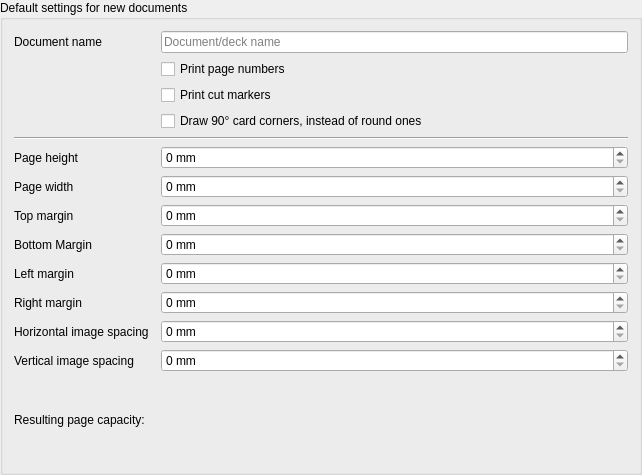
<?xml version="1.0" encoding="UTF-8"?>
<ui version="4.0">
 <class>PageConfigWidget</class>
 <widget class="QGroupBox" name="PageConfigWidget">
  <property name="geometry">
   <rect>
    <x>0</x>
    <y>0</y>
    <width>642</width>
    <height>475</height>
   </rect>
  </property>
  <property name="title">
   <string>Default settings for new documents</string>
  </property>
  <layout class="QGridLayout" name="gridLayout">
   <item row="17" column="3">
    <widget class="QSpinBox" name="page_height">
     <property name="sizePolicy">
      <sizepolicy hsizetype="Expanding" vsizetype="Fixed">
       <horstretch>0</horstretch>
       <verstretch>0</verstretch>
      </sizepolicy>
     </property>
     <property name="toolTip">
      <string>Default paper height in millimeters</string>
     </property>
     <property name="suffix">
      <string> mm</string>
     </property>
     <property name="maximum">
      <number>10000</number>
     </property>
    </widget>
   </item>
   <item row="1" column="3">
    <widget class="QCheckBox" name="draw_page_numbers">
     <property name="toolTip">
      <string>If enabled, the page number is printed on each page. Makes it easier to notice missing pages in a stack.</string>
     </property>
     <property name="text">
      <string>Print page numbers</string>
     </property>
    </widget>
   </item>
   <item row="27" column="1">
    <widget class="QLabel" name="page_capacity_label">
     <property name="text">
      <string>Resulting page capacity:</string>
     </property>
    </widget>
   </item>
   <item row="2" column="3">
    <widget class="QCheckBox" name="draw_cut_markers">
     <property name="toolTip">
      <string>Enable printing additional lines to aid cutting the printed sheets.</string>
     </property>
     <property name="text">
      <string>Print cut markers</string>
     </property>
    </widget>
   </item>
   <item row="20" column="3">
    <widget class="QSpinBox" name="margin_top">
     <property name="sizePolicy">
      <sizepolicy hsizetype="Expanding" vsizetype="Fixed">
       <horstretch>0</horstretch>
       <verstretch>0</verstretch>
      </sizepolicy>
     </property>
     <property name="toolTip">
      <string>&lt;html&gt;&lt;head/&gt;&lt;body&gt;&lt;p&gt;Minimum margin between the top paper border and the page content.&lt;/p&gt;&lt;p&gt;Most printers have a minimum printing margin of 3 to 5 mm.&lt;/p&gt;&lt;/body&gt;&lt;/html&gt;</string>
     </property>
     <property name="suffix">
      <string> mm</string>
     </property>
     <property name="maximum">
      <number>10000</number>
     </property>
    </widget>
   </item>
   <item row="24" column="1">
    <widget class="QLabel" name="margin_right_label">
     <property name="text">
      <string>Right margin</string>
     </property>
     <property name="buddy">
      <cstring>margin_right</cstring>
     </property>
    </widget>
   </item>
   <item row="25" column="3">
    <widget class="QSpinBox" name="image_spacing_horizontal">
     <property name="sizePolicy">
      <sizepolicy hsizetype="Expanding" vsizetype="Fixed">
       <horstretch>0</horstretch>
       <verstretch>0</verstretch>
      </sizepolicy>
     </property>
     <property name="toolTip">
      <string>&lt;html&gt;&lt;head/&gt;&lt;body&gt;&lt;p&gt;Space left and right of images. Images are this many millimeters apart.&lt;/p&gt;&lt;p&gt;If set to zero, you only need one cut to separate two images, otherwise you need two cuts but require less precision hitting the exact middle.&lt;/p&gt;&lt;/body&gt;&lt;/html&gt;</string>
     </property>
     <property name="suffix">
      <string> mm</string>
     </property>
     <property name="maximum">
      <number>10000</number>
     </property>
    </widget>
   </item>
   <item row="20" column="1">
    <widget class="QLabel" name="margin_top_label">
     <property name="text">
      <string>Top margin</string>
     </property>
     <property name="buddy">
      <cstring>margin_top</cstring>
     </property>
    </widget>
   </item>
   <item row="21" column="1">
    <widget class="QLabel" name="margin_bottom_label">
     <property name="text">
      <string>Bottom Margin</string>
     </property>
     <property name="buddy">
      <cstring>margin_bottom</cstring>
     </property>
    </widget>
   </item>
   <item row="19" column="1">
    <widget class="QLabel" name="page_width_label">
     <property name="text">
      <string>Page width</string>
     </property>
     <property name="buddy">
      <cstring>page_width</cstring>
     </property>
    </widget>
   </item>
   <item row="23" column="1">
    <widget class="QLabel" name="margin_left_label">
     <property name="text">
      <string>Left margin</string>
     </property>
     <property name="buddy">
      <cstring>margin_left</cstring>
     </property>
    </widget>
   </item>
   <item row="25" column="1">
    <widget class="QLabel" name="image_spacing_horizontal_label">
     <property name="text">
      <string>Horizontal image spacing</string>
     </property>
     <property name="buddy">
      <cstring>image_spacing_horizontal</cstring>
     </property>
    </widget>
   </item>
   <item row="26" column="1">
    <widget class="QLabel" name="image_spacing_vertical_label">
     <property name="text">
      <string>Vertical image spacing</string>
     </property>
     <property name="buddy">
      <cstring>image_spacing_vertical</cstring>
     </property>
    </widget>
   </item>
   <item row="24" column="3">
    <widget class="QSpinBox" name="margin_right">
     <property name="sizePolicy">
      <sizepolicy hsizetype="Expanding" vsizetype="Fixed">
       <horstretch>0</horstretch>
       <verstretch>0</verstretch>
      </sizepolicy>
     </property>
     <property name="toolTip">
      <string>&lt;html&gt;&lt;head/&gt;&lt;body&gt;&lt;p&gt;Minimum margin between the right paper border and the page content.&lt;/p&gt;&lt;p&gt;Most printers have a minimum printing margin of 3 to 5 mm.&lt;/p&gt;&lt;/body&gt;&lt;/html&gt;</string>
     </property>
     <property name="suffix">
      <string> mm</string>
     </property>
     <property name="maximum">
      <number>10000</number>
     </property>
    </widget>
   </item>
   <item row="21" column="3">
    <widget class="QSpinBox" name="margin_bottom">
     <property name="sizePolicy">
      <sizepolicy hsizetype="Expanding" vsizetype="Fixed">
       <horstretch>0</horstretch>
       <verstretch>0</verstretch>
      </sizepolicy>
     </property>
     <property name="toolTip">
      <string>&lt;html&gt;&lt;head/&gt;&lt;body&gt;&lt;p&gt;Minimum margin between the bottom paper border and the page content.&lt;/p&gt;&lt;p&gt;Most printers have a minimum printing margin of 3 to 5 mm.&lt;/p&gt;&lt;/body&gt;&lt;/html&gt;</string>
     </property>
     <property name="suffix">
      <string> mm</string>
     </property>
     <property name="maximum">
      <number>10000</number>
     </property>
    </widget>
   </item>
   <item row="26" column="3">
    <widget class="QSpinBox" name="image_spacing_vertical">
     <property name="sizePolicy">
      <sizepolicy hsizetype="Expanding" vsizetype="Fixed">
       <horstretch>0</horstretch>
       <verstretch>0</verstretch>
      </sizepolicy>
     </property>
     <property name="toolTip">
      <string>&lt;html&gt;&lt;head/&gt;&lt;body&gt;&lt;p&gt;Space above and below images. Images are this many millimeters apart.&lt;/p&gt;&lt;p&gt;If set to zero, you only need one cut to separate two images, otherwise you need two cuts but require less precision hitting the exact middle.&lt;/p&gt;&lt;/body&gt;&lt;/html&gt;</string>
     </property>
     <property name="suffix">
      <string> mm</string>
     </property>
     <property name="maximum">
      <number>10000</number>
     </property>
    </widget>
   </item>
   <item row="15" column="1" colspan="3">
    <widget class="Line" name="line">
     <property name="orientation">
      <enum>Qt::Horizontal</enum>
     </property>
    </widget>
   </item>
   <item row="27" column="3">
    <widget class="QLabel" name="page_capacity">
     <property name="toolTip">
      <string>Number of regular-size cards fitting on each page,
based on the page size and spacings configured</string>
     </property>
     <property name="text">
      <string/>
     </property>
    </widget>
   </item>
   <item row="23" column="3">
    <widget class="QSpinBox" name="margin_left">
     <property name="sizePolicy">
      <sizepolicy hsizetype="Expanding" vsizetype="Fixed">
       <horstretch>0</horstretch>
       <verstretch>0</verstretch>
      </sizepolicy>
     </property>
     <property name="toolTip">
      <string>&lt;html&gt;&lt;head/&gt;&lt;body&gt;&lt;p&gt;Minimum margin between the left paper border and the page content.&lt;/p&gt;&lt;p&gt;Most printers have a minimum printing margin of 3 to 5 mm.&lt;/p&gt;&lt;/body&gt;&lt;/html&gt;</string>
     </property>
     <property name="suffix">
      <string> mm</string>
     </property>
     <property name="maximum">
      <number>10000</number>
     </property>
    </widget>
   </item>
   <item row="17" column="1">
    <widget class="QLabel" name="page_height_label">
     <property name="text">
      <string>Page height</string>
     </property>
     <property name="buddy">
      <cstring>page_height</cstring>
     </property>
    </widget>
   </item>
   <item row="3" column="3">
    <widget class="QCheckBox" name="draw_sharp_corners">
     <property name="text">
      <string>Draw 90° card corners, instead of round ones</string>
     </property>
    </widget>
   </item>
   <item row="19" column="3">
    <widget class="QSpinBox" name="page_width">
     <property name="sizePolicy">
      <sizepolicy hsizetype="Expanding" vsizetype="Fixed">
       <horstretch>0</horstretch>
       <verstretch>0</verstretch>
      </sizepolicy>
     </property>
     <property name="toolTip">
      <string>Default paper width in millimeters</string>
     </property>
     <property name="suffix">
      <string> mm</string>
     </property>
     <property name="maximum">
      <number>10000</number>
     </property>
    </widget>
   </item>
   <item row="0" column="3">
    <widget class="QLineEdit" name="document_name">
     <property name="toolTip">
      <string>The document name is printed on each page and can help you keeping track
of different printed sheets and to which deck they belong.

Leave empty to disable.</string>
     </property>
     <property name="maxLength">
      <number>200</number>
     </property>
     <property name="placeholderText">
      <string>Document/deck name</string>
     </property>
     <property name="clearButtonEnabled">
      <bool>true</bool>
     </property>
    </widget>
   </item>
   <item row="0" column="1">
    <widget class="QLabel" name="document_name_label">
     <property name="text">
      <string>Document name</string>
     </property>
     <property name="buddy">
      <cstring>document_name</cstring>
     </property>
    </widget>
   </item>
  </layout>
 </widget>
 <tabstops>
  <tabstop>document_name</tabstop>
  <tabstop>draw_page_numbers</tabstop>
  <tabstop>draw_cut_markers</tabstop>
  <tabstop>draw_sharp_corners</tabstop>
  <tabstop>page_height</tabstop>
  <tabstop>page_width</tabstop>
  <tabstop>margin_top</tabstop>
  <tabstop>margin_bottom</tabstop>
  <tabstop>margin_left</tabstop>
  <tabstop>margin_right</tabstop>
  <tabstop>image_spacing_horizontal</tabstop>
  <tabstop>image_spacing_vertical</tabstop>
 </tabstops>
 <resources/>
 <connections>
  <connection>
   <sender>page_height</sender>
   <signal>valueChanged(int)</signal>
   <receiver>PageConfigWidget</receiver>
   <slot>validate_paper_size_settings()</slot>
   <hints>
    <hint type="sourcelabel">
     <x>200</x>
     <y>89</y>
    </hint>
    <hint type="destinationlabel">
     <x>20</x>
     <y>20</y>
    </hint>
   </hints>
  </connection>
  <connection>
   <sender>page_height</sender>
   <signal>valueChanged(int)</signal>
   <receiver>PageConfigWidget</receiver>
   <slot>page_layout_setting_changed()</slot>
   <hints>
    <hint type="sourcelabel">
     <x>200</x>
     <y>89</y>
    </hint>
    <hint type="destinationlabel">
     <x>20</x>
     <y>20</y>
    </hint>
   </hints>
  </connection>
  <connection>
   <sender>page_width</sender>
   <signal>valueChanged(int)</signal>
   <receiver>PageConfigWidget</receiver>
   <slot>validate_paper_size_settings()</slot>
   <hints>
    <hint type="sourcelabel">
     <x>200</x>
     <y>126</y>
    </hint>
    <hint type="destinationlabel">
     <x>20</x>
     <y>20</y>
    </hint>
   </hints>
  </connection>
  <connection>
   <sender>page_width</sender>
   <signal>valueChanged(int)</signal>
   <receiver>PageConfigWidget</receiver>
   <slot>page_layout_setting_changed()</slot>
   <hints>
    <hint type="sourcelabel">
     <x>200</x>
     <y>126</y>
    </hint>
    <hint type="destinationlabel">
     <x>20</x>
     <y>20</y>
    </hint>
   </hints>
  </connection>
  <connection>
   <sender>margin_top</sender>
   <signal>valueChanged(int)</signal>
   <receiver>PageConfigWidget</receiver>
   <slot>validate_paper_size_settings()</slot>
   <hints>
    <hint type="sourcelabel">
     <x>200</x>
     <y>163</y>
    </hint>
    <hint type="destinationlabel">
     <x>20</x>
     <y>20</y>
    </hint>
   </hints>
  </connection>
  <connection>
   <sender>margin_top</sender>
   <signal>valueChanged(int)</signal>
   <receiver>PageConfigWidget</receiver>
   <slot>page_layout_setting_changed()</slot>
   <hints>
    <hint type="sourcelabel">
     <x>200</x>
     <y>163</y>
    </hint>
    <hint type="destinationlabel">
     <x>20</x>
     <y>20</y>
    </hint>
   </hints>
  </connection>
  <connection>
   <sender>margin_bottom</sender>
   <signal>valueChanged(int)</signal>
   <receiver>PageConfigWidget</receiver>
   <slot>validate_paper_size_settings()</slot>
   <hints>
    <hint type="sourcelabel">
     <x>200</x>
     <y>200</y>
    </hint>
    <hint type="destinationlabel">
     <x>20</x>
     <y>20</y>
    </hint>
   </hints>
  </connection>
  <connection>
   <sender>margin_bottom</sender>
   <signal>valueChanged(int)</signal>
   <receiver>PageConfigWidget</receiver>
   <slot>page_layout_setting_changed()</slot>
   <hints>
    <hint type="sourcelabel">
     <x>200</x>
     <y>200</y>
    </hint>
    <hint type="destinationlabel">
     <x>20</x>
     <y>20</y>
    </hint>
   </hints>
  </connection>
  <connection>
   <sender>margin_left</sender>
   <signal>valueChanged(int)</signal>
   <receiver>PageConfigWidget</receiver>
   <slot>validate_paper_size_settings()</slot>
   <hints>
    <hint type="sourcelabel">
     <x>200</x>
     <y>237</y>
    </hint>
    <hint type="destinationlabel">
     <x>20</x>
     <y>20</y>
    </hint>
   </hints>
  </connection>
  <connection>
   <sender>margin_left</sender>
   <signal>valueChanged(int)</signal>
   <receiver>PageConfigWidget</receiver>
   <slot>page_layout_setting_changed()</slot>
   <hints>
    <hint type="sourcelabel">
     <x>200</x>
     <y>237</y>
    </hint>
    <hint type="destinationlabel">
     <x>20</x>
     <y>20</y>
    </hint>
   </hints>
  </connection>
  <connection>
   <sender>margin_right</sender>
   <signal>valueChanged(int)</signal>
   <receiver>PageConfigWidget</receiver>
   <slot>validate_paper_size_settings()</slot>
   <hints>
    <hint type="sourcelabel">
     <x>200</x>
     <y>274</y>
    </hint>
    <hint type="destinationlabel">
     <x>20</x>
     <y>20</y>
    </hint>
   </hints>
  </connection>
  <connection>
   <sender>margin_right</sender>
   <signal>valueChanged(int)</signal>
   <receiver>PageConfigWidget</receiver>
   <slot>page_layout_setting_changed()</slot>
   <hints>
    <hint type="sourcelabel">
     <x>200</x>
     <y>274</y>
    </hint>
    <hint type="destinationlabel">
     <x>20</x>
     <y>20</y>
    </hint>
   </hints>
  </connection>
  <connection>
   <sender>image_spacing_horizontal</sender>
   <signal>valueChanged(int)</signal>
   <receiver>PageConfigWidget</receiver>
   <slot>validate_paper_size_settings()</slot>
   <hints>
    <hint type="sourcelabel">
     <x>200</x>
     <y>311</y>
    </hint>
    <hint type="destinationlabel">
     <x>20</x>
     <y>20</y>
    </hint>
   </hints>
  </connection>
  <connection>
   <sender>image_spacing_horizontal</sender>
   <signal>valueChanged(int)</signal>
   <receiver>PageConfigWidget</receiver>
   <slot>page_layout_setting_changed()</slot>
   <hints>
    <hint type="sourcelabel">
     <x>200</x>
     <y>311</y>
    </hint>
    <hint type="destinationlabel">
     <x>20</x>
     <y>20</y>
    </hint>
   </hints>
  </connection>
  <connection>
   <sender>image_spacing_vertical</sender>
   <signal>valueChanged(int)</signal>
   <receiver>PageConfigWidget</receiver>
   <slot>validate_paper_size_settings()</slot>
   <hints>
    <hint type="sourcelabel">
     <x>200</x>
     <y>348</y>
    </hint>
    <hint type="destinationlabel">
     <x>20</x>
     <y>20</y>
    </hint>
   </hints>
  </connection>
  <connection>
   <sender>image_spacing_vertical</sender>
   <signal>valueChanged(int)</signal>
   <receiver>PageConfigWidget</receiver>
   <slot>page_layout_setting_changed()</slot>
   <hints>
    <hint type="sourcelabel">
     <x>200</x>
     <y>348</y>
    </hint>
    <hint type="destinationlabel">
     <x>20</x>
     <y>20</y>
    </hint>
   </hints>
  </connection>
 </connections>
 <slots>
  <slot>validate_paper_size_settings()</slot>
  <slot>page_layout_setting_changed()</slot>
 </slots>
</ui>
